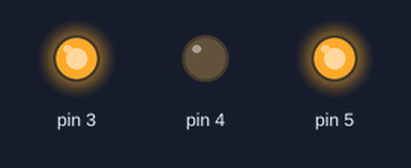
The sketch below on a simulated Arduino Uno, built with avr-gcc and run on an emulated ATmega328P. Parts: output pins drawn as LEDs (lit = HIGH).

Above: at 0.1 s.
Timing chart, 0 to 1.6 s (numbered marks = the images above):
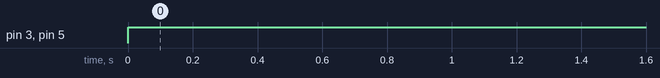

The sketch:

dcmotor.ino
```cpp
void setup() {
  // put your setup code here, to run once:
  pinMode(3,OUTPUT);
  pinMode(4,OUTPUT);
  pinMode(5,OUTPUT);
}

void loop() {
  // put your main code here, to run repeatedly:
  digitalWrite(3,HIGH);
  digitalWrite(4,LOW);
  digitalWrite(5,HIGH);
  delay(3000);
  digitalWrite(3,HIGH);
  digitalWrite(4,LOW);
  digitalWrite(5,HIGH);
  delay(3000);
}
```

Measured:
- by itself, pin 3, pin 5: LOW → HIGH at 0.00 s
